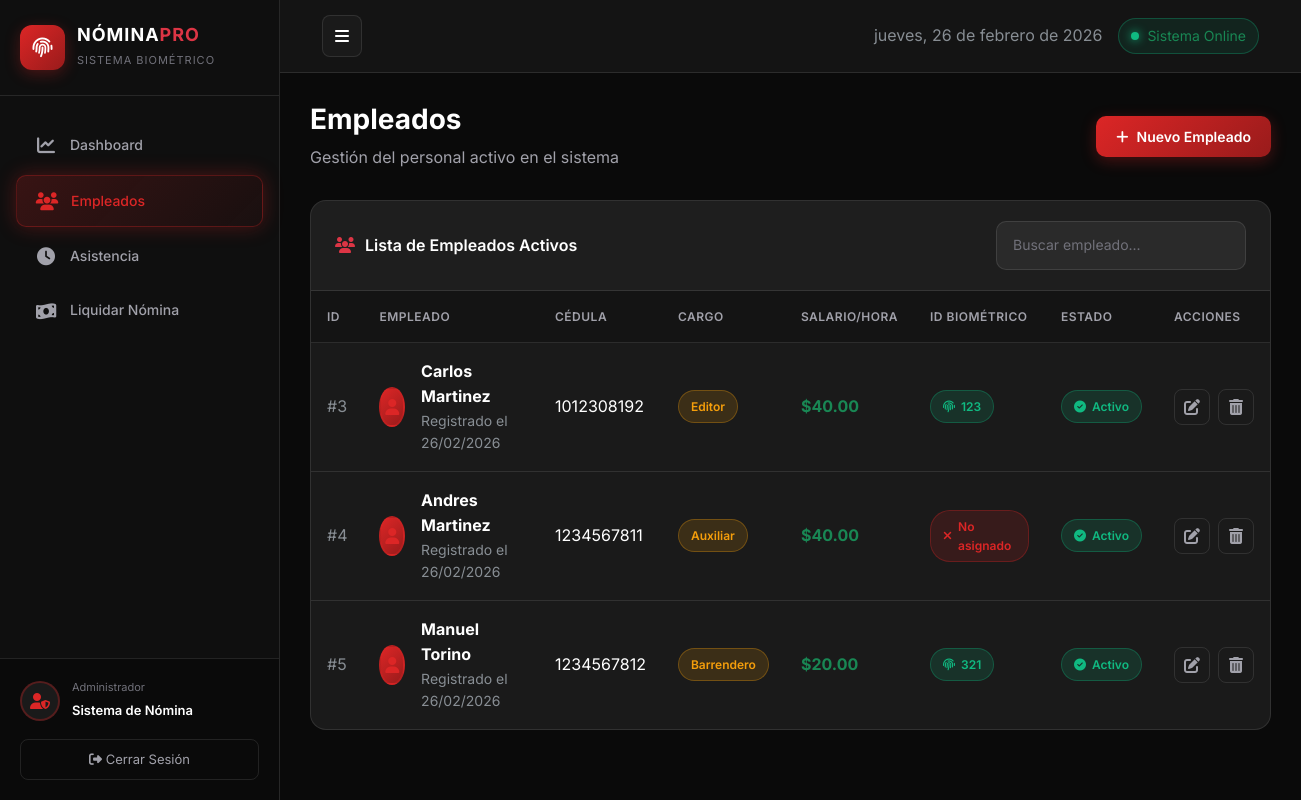
The app's page /empleados with its own data.
### app/models.py (models this page shows, shortened)
class Empleado(db.Model):
    __tablename__ = 'empleados'
    id = db.Column(db.Integer, primary_key=True)
    nombre = db.Column(db.String(100), nullable=False)
    apellido = db.Column(db.String(100), nullable=False)
    cedula = db.Column(db.String(20), unique=True, nullable=False)
    cargo = db.Column(db.String(100), nullable=False)
    salario_hora = db.Column(db.Float, nullable=False)
    uid_biometrico = db.Column(db.Integer, unique=True)  # ID del lector ZKTeco
    activo = db.Column(db.Boolean, default=True)
    fecha_registro = db.Column(db.DateTime, default=datetime.utcnow)
    asistencias = db.relationship('Asistencia', backref='empleado', lazy=True)

### app/routes.py (the view)
@main.route('/empleados')
def empleados():
    empleados = Empleado.query.filter_by(activo=True).all()
    empleados_json = [{
        'id': e.id,
        'nombre': e.nombre,
        'apellido': e.apellido,
        'cedula': e.cedula,
        'cargo': e.cargo,
        'salario_hora': e.salario_hora,
        'uid_biometrico': e.uid_biometrico,
        'fecha_registro': e.fecha_registro.isoformat() if e.fecha_registro else None
    } for e in empleados]
    return render_template('empleados.html', empleados=empleados, empleados_json=empleados_json)

### app/templates/empleados.html (shortened to what this page needs)
{% extends "base.html" %}
{% block content %}
<div class="page-header d-flex justify-content-between align-items-center">
    <div>
        <h2>Empleados</h2>
        <p>Gestión del personal activo en el sistema</p>
    </div>
    <button class="btn btn-primary-custom btn-custom" data-bs-toggle="modal" data-bs-target="#modalNuevoEmpleado">
        <i class="fas fa-plus"></i> Nuevo Empleado
    </button>
</div>
<div class="content-card">
    <div class="card-header-custom">
        <h5><i class="fas fa-users text-danger"></i> Lista de Empleados Activos</h5>
        <div class="d-flex gap-2">
            <input type="text" class="form-control-custom" placeholder="Buscar empleado..." style="width: 250px;">
        </div>
    </div>
    <div class="card-body-custom p-0">
        <div class="table-container">
            <table class="data-table">
                <thead>
                    <tr>
                        <th>ID</th>
                        <th>Empleado</th>
                        <th>Cédula</th>
                        <th>Cargo</th>
                        <th>Salario/Hora</th>
                        <th>ID Biométrico</th>
                        <th>Estado</th>
                        <th>Acciones</th>
                    </tr>
                </thead>
                <tbody>
                    {% for empleado in empleados %}
                    <tr>
                        <td><span class="text-muted">#{{ empleado.id }}</span></td>
                        <td>
                            <div class="d-flex align-items-center gap-3">
                                <div class="user-avatar" style="width: 40px; height: 40px; background: linear-gradient(135deg, #dc2626, #991b1b);">
                                    <i class="fas fa-user"></i>
                                </div>
                                <div>
                                    <strong>{{ empleado.nombre }} {{ empleado.apellido }}</strong>
                                    <small class="text-muted d-block">Registrado el {{ empleado.fecha_registro.strftime('%d/%m/%Y') }}</small>
                                </div>
                            </div>
                        </td>
                        <td>{{ empleado.cedula }}</td>
                        <td><span class="badge-custom badge-warning">{{ empleado.cargo }}</span></td>
                        <td><strong class="text-success">${{ "%.2f" % empleado.salario_hora }}</strong></td>
                        <td>
                            {% if empleado.uid_biometrico %}
                                <span class="badge-custom badge-success">
                                    <i class="fas fa-fingerprint"></i> {{ empleado.uid_biometrico }}
                                </span>
                            {% else %}
                                <span class="badge-custom badge-danger">
                                    <i class="fas fa-times"></i> No asignado
                                </span>
                            {% endif %}
                        </td>
                        <td>
                            <span class="badge-custom badge-success">
                                <i class="fas fa-check-circle"></i> Activo
                            </span>
                        </td>
                        <td>
                            <div class="d-flex gap-2">
                                <button class="btn-icon edit" onclick="editarEmpleado({{ empleado.id }})" title="Editar">
                                    <i class="fas fa-edit"></i>
                                </button>
                                <a href="{{ url_for('main.eliminar_empleado', id=empleado.id) }}"
                                   class="btn-icon" title="Desactivar"
                                   onclick="return confirm('¿Está seguro de desactivar este empleado?')">
                                    <i class="fas fa-trash-alt"></i>
                                </a>
                            </div>
                        </td>
                    </tr>
                    {% endfor %}
                </tbody>
            </table>
        </div>
    </div>
</div>
{% endblock %}

### app/static/css/style.css (style rules this page uses)
:root { --bg-primary: #0a0a0a; --bg-secondary: #141414; --bg-card: #1a1a1a; --bg-card-hover: #222222; --bg-sidebar: #0f0f0f; --bg-input: #2a2a2a; --accent-red: #dc2626; --accent-red-hover: #b91c1c; --accent-red-glow: rgba(220, 38, 38, 0.3); --accent-green: #10b981; --accent-green-hover: #059669; --accent-green-glow: rgba(16, 185, 129, 0.3); --text-primary: #ffffff; --text-secondary: #a1a1aa; --text-muted: #71717a; --border-color: rgba(255, 255, 255, 0.1); --border-red: rgba(220, 38, 38, 0.3); --glass-bg: rgba(26, 26, 26, 0.8); --glass-border: rgba(255, 255, 255, 0.05); }
* { margin: 0; padding: 0; box-sizing: border-box; }
body { font-family: 'Inter', -apple-system, BlinkMacSystemFont, sans-serif; background-color: var(--bg-primary); color: var(--text-primary); line-height: 1.6; overflow-x: hidden; }
.user-avatar { width: 40px; height: 40px; background: var(--bg-card); border-radius: 50%; display: flex; align-items: center; justify-content: center; color: var(--accent-red); border: 2px solid var(--border-red); }
.page-header { margin-bottom: 30px; }
.page-header h2 { font-weight: 700; font-size: 28px; margin-bottom: 8px; }
.page-header p { color: var(--text-secondary); margin: 0; }
.content-card { background: var(--bg-card); border: 1px solid var(--border-color); border-radius: 16px; overflow: hidden; margin-bottom: 24px; }
.card-header-custom { background: rgba(255, 255, 255, 0.02); border-bottom: 1px solid var(--border-color); padding: 20px 24px; display: flex; justify-content: space-between; align-items: center; }
.card-header-custom h5 { margin: 0; font-weight: 600; font-size: 16px; display: flex; align-items: center; gap: 10px; }
.card-body-custom { padding: 24px; }
.table-container { overflow-x: auto; }
.data-table { width: 100%; border-collapse: separate; border-spacing: 0; }
.data-table thead th { background: var(--bg-secondary); color: var(--text-secondary); font-weight: 600; font-size: 12px; text-transform: uppercase; letter-spacing: 0.5px; padding: 16px; border-bottom: 1px solid var(--border-color); white-space: nowrap; }
.data-table tbody td { padding: 16px; border-bottom: 1px solid var(--border-color); color: var(--text-primary); vertical-align: middle; }
.data-table tbody tr { transition: all 0.2s ease; }
.data-table tbody tr:last-child td { border-bottom: none; }
.badge-custom { padding: 6px 12px; border-radius: 20px; font-size: 12px; font-weight: 600; display: inline-flex; align-items: center; gap: 6px; }
.badge-success { background: rgba(16, 185, 129, 0.15); color: var(--accent-green); border: 1px solid rgba(16, 185, 129, 0.3); }
.badge-danger { background: rgba(220, 38, 38, 0.15); color: var(--accent-red); border: 1px solid var(--border-red); }
.badge-warning { background: rgba(245, 158, 11, 0.15); color: #f59e0b; border: 1px solid rgba(245, 158, 11, 0.3); }
.btn-custom { padding: 10px 20px; border-radius: 10px; font-weight: 600; font-size: 14px; display: inline-flex; align-items: center; gap: 8px; transition: all 0.3s ease; border: none; cursor: pointer; }
.btn-primary-custom { background: linear-gradient(135deg, var(--accent-red), #991b1b); color: white; box-shadow: 0 4px 15px var(--accent-red-glow); }
.btn-icon { width: 36px; height: 36px; padding: 0; display: inline-flex; align-items: center; justify-content: center; border-radius: 8px; background: transparent; border: 1px solid var(--border-color); color: var(--text-secondary); transition: all 0.3s ease; }
.form-control-custom { background: var(--bg-input); border: 1px solid var(--border-color); border-radius: 10px; padding: 12px 16px; color: var(--text-primary); font-size: 14px; transition: all 0.3s ease; }
.form-control-custom::placeholder { color: var(--text-muted); }

### records on screen
Empleado: id "3", nombre "Carlos", apellido "Martinez", fecha_registro "26/02/2026", cedula "1012308192", cargo "Editor", salario_hora "40.00", uid_biometrico "123"
Empleado: id "4", nombre "Andres", apellido "Martinez", fecha_registro "26/02/2026", cedula "1234567811", cargo "Auxiliar", salario_hora "40.00", shows "No asignado"
Empleado: id "5", nombre "Manuel", apellido "Torino", fecha_registro "26/02/2026", cedula "1234567812", cargo "Barrendero", salario_hora "20.00", uid_biometrico "321"
